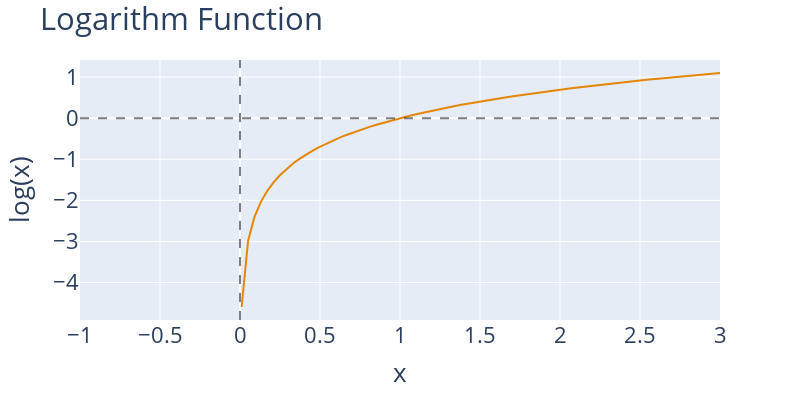

Here is the notebook cell this chart was saved with:
### Markdown cell above
# 🪗 Modeling the S-shaped curve

**Note: We won't work through this section together in the lecture, since the slides provide the same information.**

The relationship between $x$ (`"GOAL_DIFF"`) and $y$ (`"WON"`) shows clear non-linearity. 

A few observations:
* All predictions on our curve are between 0 and 1.
* To compute the average for each bin, we calculated: 

$$\frac{\#\:Y=1\:\text{in bin}}{\#\:\text{datapoints in bin}} = P(Y=1 | \text{bin}).$$

Together, these observations indicate that our graph of averages is *actually* modeling the probability of a data point having $Y = 1$! 

- In other words, rather than predicting a continuous numeric output on $(-\infty, \infty)$ akin to OLS, we now want to predict the *probability* of a datapoint belonging to Class 1 (i.e., the team winning the game) on $[0,1]$.

So, we need to identify a function that maps continuous inputs on $(-\infty, \infty)$ to outputs on $[0,1]$.

The logarithm maps inputs on $(0, \infty)$ to outputs on $(-\infty, \infty)$, so it won't work for our purposes:

### Code cell
# Plot the logarithm function
x = np.linspace(-1, 3, 100)
y = np.log(x)
fig = px.line(x=x, y=y)
fig.add_hline(y=0, line_color="black", line_dash="dash", opacity=0.5)
fig.add_vline(x=0, line_color="black", line_dash="dash", opacity=0.5)
fig.update_layout(
    xaxis_title="x",
    yaxis_title="log(x)",
    title="Logarithm Function",
    width=800,
    height=400
)

### Figure 1 — Plotly figure (JSON) as saved in the notebook; plotly's stock layout.template omitted (floating-point values rounded to 4 significant figures)
{"data": [{"hovertemplate": "x=%{x}<br>y=%{y}<extra></extra>", "legendgroup": "", "line": {"color": "rgb(229, 134, 6)", "dash": "solid"}, "marker": {"symbol": "circle"}, "mode": "lines", "name": "", "orientation": "v", "showlegend": false, "type": "scatter", "x": [-1.0, -0.9596, -0.9192, -0.8788, -0.8384, -0.798, -0.7576, -0.7172, -0.6768, -0.6364, -0.596, -0.5556, -0.5152, -0.4747, -0.4343, -0.3939, -0.3535, -0.3131, -0.2727, -0.2323, -0.1919, -0.1515, -0.1111, -0.07071, -0.0303, 0.0101, 0.05051, 0.09091, 0.1313, 0.1717, 0.2121, 0.2525, 0.2929, 0.3333, 0.3737, 0.4141, 0.4545, 0.4949, 0.5354, 0.5758, 0.6162, 0.6566, 0.697, 0.7374, 0.7778, 0.8182, 0.8586, 0.899, 0.9394, 0.9798, 1.02, 1.061, 1.101, 1.141, 1.182, 1.222, 1.263, 1.303, 1.343, 1.384, 1.424, 1.465, 1.505, 1.545, 1.586, 1.626, 1.667, 1.707, 1.747, 1.788, 1.828, 1.869, 1.909, 1.949, 1.99, 2.03, 2.071, 2.111, 2.152, 2.192, 2.232, 2.273, 2.313, 2.354, 2.394, 2.434, 2.475, 2.515, 2.556, 2.596, 2.636, 2.677, 2.717, 2.758, 2.798, 2.838, 2.879, 2.919, 2.96, 3.0], "xaxis": "x", "y": [NaN, NaN, NaN, NaN, NaN, NaN, NaN, NaN, NaN, NaN, NaN, NaN, NaN, NaN, NaN, NaN, NaN, NaN, NaN, NaN, NaN, NaN, NaN, NaN, NaN, -4.595, -2.986, -2.398, -2.03, -1.762, -1.551, -1.376, -1.228, -1.099, -0.9842, -0.8815, -0.7885, -0.7033, -0.6248, -0.5521, -0.4842, -0.4207, -0.361, -0.3047, -0.2513, -0.2007, -0.1525, -0.1065, -0.06252, -0.02041, 0.02, 0.05884, 0.09623, 0.1323, 0.1671, 0.2007, 0.2332, 0.2647, 0.2952, 0.3249, 0.3536, 0.3816, 0.4088, 0.4353, 0.4611, 0.4863, 0.5108, 0.5348, 0.5582, 0.581, 0.6034, 0.6252, 0.6466, 0.6676, 0.6881, 0.7082, 0.7279, 0.7472, 0.7662, 0.7848, 0.803, 0.821, 0.8386, 0.8559, 0.8729, 0.8897, 0.9061, 0.9223, 0.9383, 0.954, 0.9694, 0.9846, 0.9996, 1.014, 1.029, 1.043, 1.057, 1.071, 1.085, 1.099], "yaxis": "y"}], "layout": {"height": 400, "legend": {"tracegroupgap": 0}, "margin": {"t": 60}, "shapes": [{"line": {"color": "black", "dash": "dash"}, "opacity": 0.5, "type": "line", "x0": 0, "x1": 1, "xref": "x domain", "y0": 0, "y1": 0, "yref": "y"}, {"line": {"color": "black", "dash": "dash"}, "opacity": 0.5, "type": "line", "x0": 0, "x1": 0, "xref": "x", "y0": 0, "y1": 1, "yref": "y domain"}], "title": {"text": "Logarithm Function"}, "width": 800, "xaxis": {"anchor": "y", "domain": [0, 1], "title": {"text": "x"}}, "yaxis": {"anchor": "x", "domain": [0, 1], "title": {"text": "log(x)"}}}}
